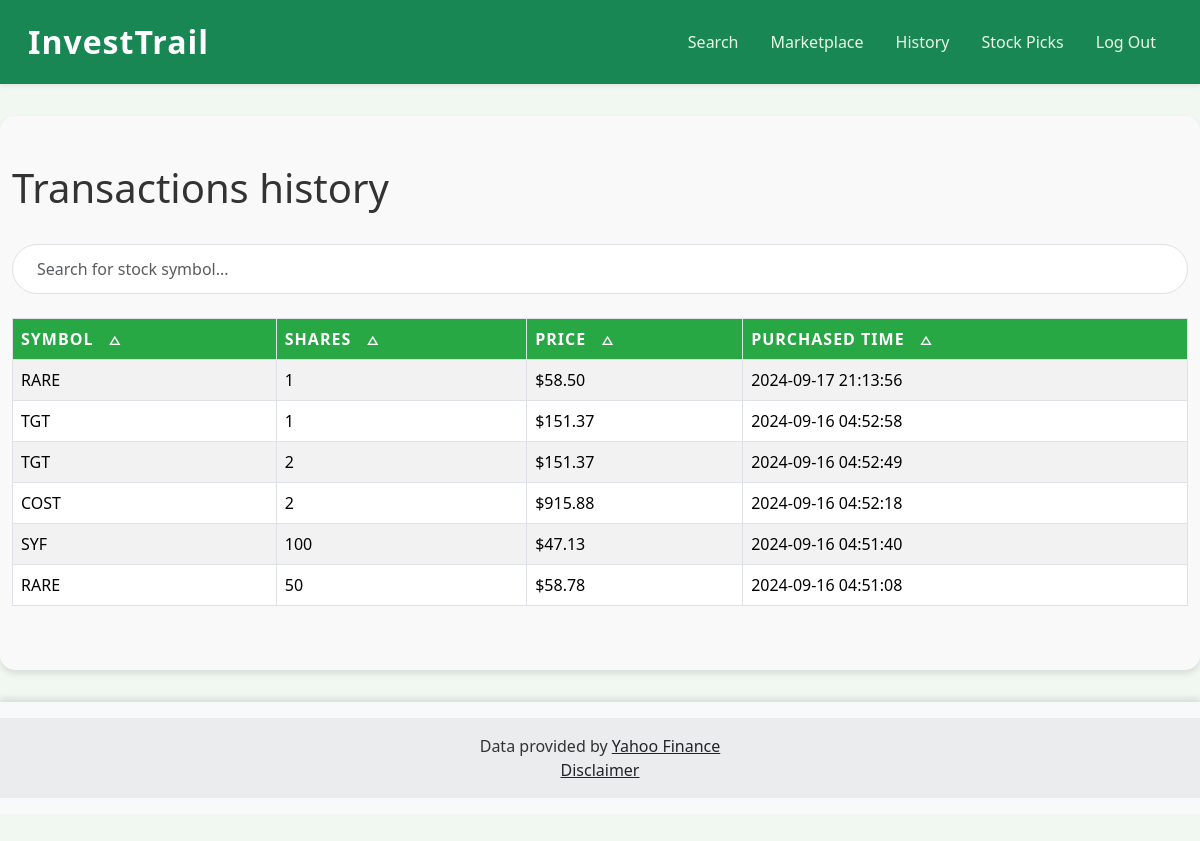
The app's page /history (signed in) with its own data.
### tables this page shows
CREATE TABLE transactions (
    id INTEGER PRIMARY KEY AUTOINCREMENT,
    user_id INTEGER NOT NULL,
    symbol TEXT NOT NULL,
    shares NUMERIC(10, 1) NOT NULL,          -- 1 decimal place for shares
    price NUMERIC(10, 2) NOT NULL,           -- 2 decimal places for price
    timestamp DATETIME DEFAULT CURRENT_TIMESTAMP,
    transaction_type TEXT NOT NULL,
    anchor TEXT,
    FOREIGN KEY (user_id) REFERENCES users (id)
);

### app.py (the view)
@app.route("/history")
@login_required
def history():
    page = request.args.get('page', 1, type=int)
    per_page = 10  # Number of records per page
    transactions = db.execute(
        "SELECT symbol, shares, price, timestamp FROM transactions WHERE user_id = :user_id ORDER BY timestamp DESC LIMIT :limit OFFSET :offset",
        user_id=session["user_id"],
        limit=per_page,
        offset=(page - 1) * per_page
    )
    more_records = len(transactions) == per_page
    return render_template("history.html", transaction_list=transactions, more_records=more_records, page=page)

### app.py (called while the page is built)
@app.after_request
def after_request(response):
    response.headers["Cache-Control"] = "no-cache, no-store, must-revalidate"
    response.headers["Expires"] = 0
    response.headers["Pragma"] = "no-cache"
    return response

### helpers.py (called while the page is built)
def login_required(f):
    @wraps(f)
    def decorated_function(*args, **kwargs):
        print("session.get('user_id'):", session.get("user_id"))
        if session.get("user_id") is None:
            return redirect("/login")
        return f(*args, **kwargs)
    return decorated_function

### templates/history.html (shortened to what this page needs)
{% extends "layout.html" %}
{% block main %}
    <h1>Transactions history</h1>
    <br>
    <input type="text" id="search-input" class="form-control" placeholder="Search for stock symbol..." onkeyup="searchTable()">
    <br>
    <div id="transactions-container">
        <table class="table table-striped table-bordered table-hover" id="transaction-table">
            <thead class="thead-dark">
                <tr>
                    <th class="sortable" onclick="sortTable(0)">Symbol <span class="sort-indicator">&#9651;</span></th>
                    <th class="sortable" onclick="sortTable(1)">Shares <span class="sort-indicator">&#9651;</span></th>
                    <th class="sortable" onclick="sortTable(2)">Price <span class="sort-indicator">&#9651;</span></th>
                    <th class="sortable" onclick="sortTable(3)">Purchased time <span class="sort-indicator">&#9651;</span></th>
                </tr>
            </thead>
            <tbody id="transaction-body">
                {% for transaction in transaction_list %}
                <tr>
                    <td>{{ transaction.symbol }}</td>
                    <td>{{ transaction.shares }}</td>
                    <td>${{ "{:.2f}".format(transaction.price) }}</td>
                    <td>{{ transaction.timestamp }}</td>
                </tr>
                {% endfor %}
            </tbody>
        </table>
    </div>
{% endblock %}

### static/styles.css (style rules this page uses)
body { background-color: #e9f5e9; color: #333; }
body { background-color: #f1f8f1; }
.sortable { cursor: pointer; }
.sort-indicator { margin-left: 10px; font-size: 12px; }
.table { transition: all 0.3s ease; }
.table th, .table td { vertical-align: middle; }
.table thead th { background-color: #28a745; color: white; font-weight: bold; text-transform: uppercase; letter-spacing: 1px; }
.table-striped tbody tr:nth-of-type(odd) { background-color: rgba(0, 0, 0, 0.02); }
body { padding-bottom: 50px; }
.form-control { border-radius: 30px; padding: 0.75rem 1.5rem; transition: all 0.3s ease; }
html { scroll-behavior: smooth; }
.table-hover tbody tr { transition: all 0.3s ease; }

### records on screen
transactions: price "58.50"
transactions: price "151.37"
transactions: price "151.37"
transactions: price "915.88"
transactions: price "47.13"
transactions: price "58.78"
